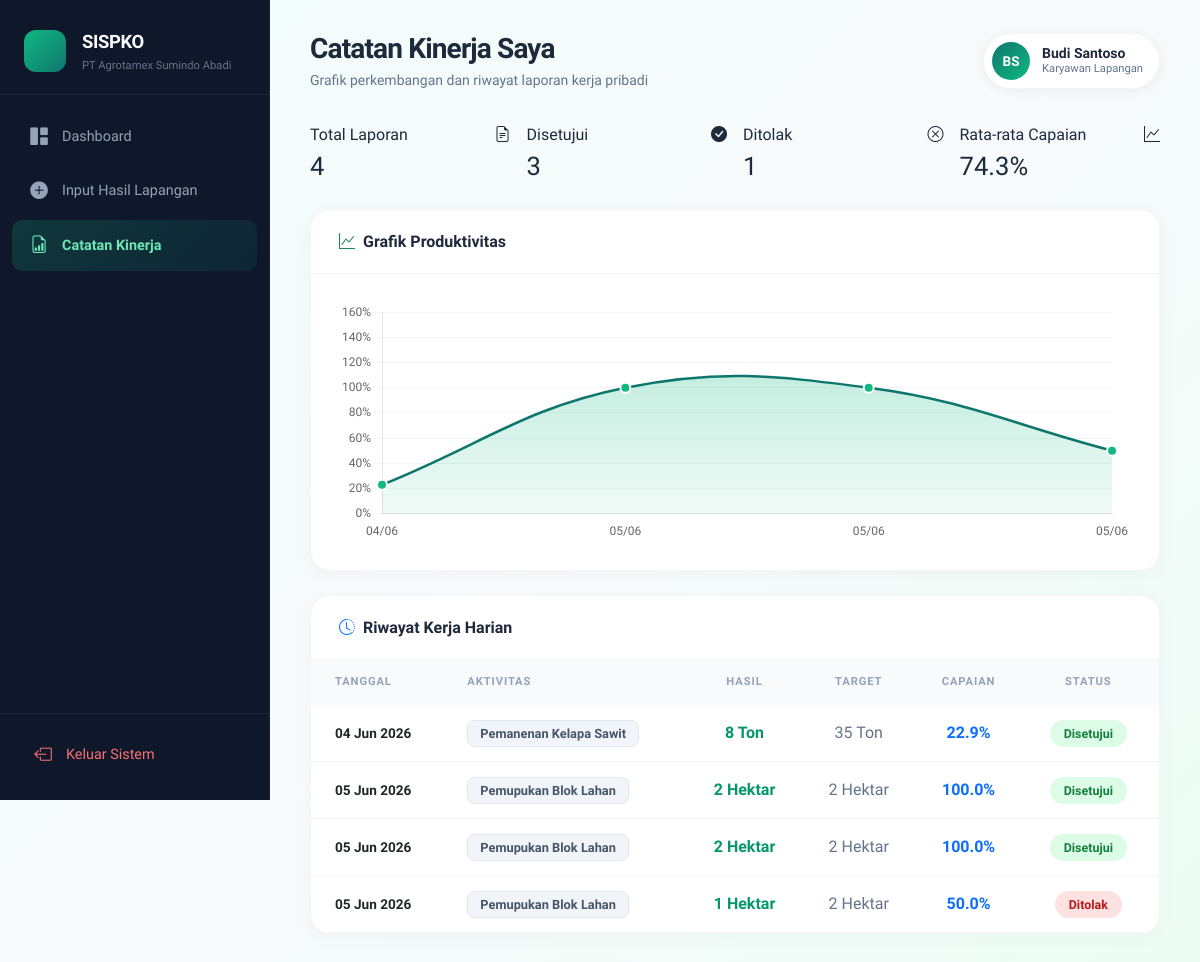
Screenshot of /catatan_kinerja.php (signed in) with the database file from the repository.
### tables this page shows
CREATE TABLE `aktivitas` (
  `id_aktivitas` int(11) NOT NULL,
  `id_user` int(11) DEFAULT NULL,
  `tanggal` date NOT NULL,
  `jenis_pekerjaan` varchar(100) NOT NULL,
  `hasil_kerja` int(11) NOT NULL,
  `target_kerja` int(11) NOT NULL,
  `satuan` varchar(20) DEFAULT NULL,
  `foto_bukti` varchar(255) NOT NULL,
  `status_verifikasi` enum('Pending','Disetujui','Ditolak') DEFAULT 'Pending'
);

### includes/karyawan_init.php (called while the page is built, shortened)
<?php
$id_user       = $_SESSION['id_user'];

### includes/target_helper.php (called while the page is built, shortened)
<?php
function daftarJenisPekerjaan() {
    return [
        'Pemanenan Kelapa Sawit' => [
            'satuan'         => 'Ton',
            'default_target' => 35,
            'step'           => 0.1,
            'placeholder'    => 'Contoh: 32.4',
        ],
        'Pemupukan Blok Lahan' => [
            'satuan'         => 'Hektar',
            'default_target' => 10,
            'step'           => 0.1,
            'placeholder'    => 'Contoh: 8.5',
        ],
        'Penyemprotan Gulma/Rumput' => [
            'satuan'         => 'Liter',
            'default_target' => 200,
            'step'           => 1,
            'placeholder'    => 'Contoh: 180',
        ],
    ];
}
function getInfoPekerjaan($jenis) {
    $daftar = daftarJenisPekerjaan();
    return $daftar[$jenis] ?? [
        'satuan'         => 'Unit',
        'default_target' => 1,
        'step'           => 0.1,
        'placeholder'    => 'Contoh: 10',
    ];
}
function getSatuanPekerjaan($jenis) {
    return getInfoPekerjaan($jenis)['satuan'];
}
function formatHasil($nilai, $satuan) {
    $num = is_numeric($nilai) ? (float) $nilai : 0;
    $formatted = (floor($num) == $num) ? number_format($num, 0) : number_format($num, 1);
    return $formatted . ' ' . $satuan;
}
function getSatuanAktivitas($row) {
    if (!empty($row['satuan'])) {
        return $row['satuan'];
    }
    return getSatuanPekerjaan($row['jenis_pekerjaan'] ?? '');
}

### catatan_kinerja.php (the view, shortened to what this page needs)
<?php
include 'includes/karyawan_init.php';
include_once 'includes/target_helper.php';
$q_total = mysqli_query($koneksi, "SELECT COUNT(*) as total,
             SUM(CASE WHEN status_verifikasi='Disetujui' THEN 1 ELSE 0 END) as disetujui,
             SUM(CASE WHEN status_verifikasi='Ditolak' THEN 1 ELSE 0 END) as ditolak,
             AVG(CASE WHEN status_verifikasi='Disetujui' THEN (hasil_kerja/target_kerja)*100 ELSE NULL END) as avg_prod
             FROM aktivitas WHERE id_user='$id_user'");
$data_rekap = mysqli_fetch_assoc($q_total);
$total_laporan             = $data_rekap['total'];
$total_disetujui           = $data_rekap['disetujui'];
$total_ditolak             = $data_rekap['ditolak'];
$rata_rata_produktivitas   = $data_rekap['avg_prod'] ?? 0;
$chart_labels = [];
$chart_data   = [];
$rows_kinerja = [];
$query = mysqli_query($koneksi, "SELECT * FROM aktivitas WHERE id_user='$id_user' ORDER BY tanggal ASC");
if ($query) {
    while ($row = mysqli_fetch_assoc($query)) {
        $persen = ($row['target_kerja'] > 0) ? ($row['hasil_kerja'] / $row['target_kerja']) * 100 : 0;
        $chart_labels[] = date('d/m', strtotime($row['tanggal']));
        $chart_data[]   = round($persen, 1);
        $rows_kinerja[] = $row;
    }
}
include 'includes/karyawan_header.php';
?>
<div class="stat-grid-4">
    <div class="stat-card workers">
        <div class="d-flex justify-content-between align-items-start">
            <div>
                <div class="stat-label">Total Laporan</div>
                <div class="stat-value" style="font-size:1.6rem;"><?= $total_laporan ?></div>
            </div>
            <div class="stat-icon"><i class="bi bi-file-earmark-text"></i></div>
        </div>
    </div>
    <div class="stat-card approved">
        <div class="d-flex justify-content-between align-items-start">
            <div>
                <div class="stat-label">Disetujui</div>
                <div class="stat-value" style="font-size:1.6rem;"><?= $total_disetujui ?></div>
            </div>
            <div class="stat-icon"><i class="bi bi-check-circle-fill"></i></div>
        </div>
    </div>
    <div class="stat-card pending">
        <div class="d-flex justify-content-between align-items-start">
            <div>
                <div class="stat-label">Ditolak</div>
                <div class="stat-value" style="font-size:1.6rem;"><?= $total_ditolak ?></div>
            </div>
            <div class="stat-icon"><i class="bi bi-x-circle"></i></div>
        </div>
    </div>
    <div class="stat-card ton">
        <div class="d-flex justify-content-between align-items-start">
            <div>
                <div class="stat-label">Rata-rata Capaian</div>
                <div class="stat-value" style="font-size:1.6rem;"><?= number_format($rata_rata_produktivitas, 1) ?>%
                </div>
            </div>
            <div class="stat-icon"><i class="bi bi-graph-up"></i></div>
        </div>
    </div>
</div>
<div class="panel mb-4">
    <div class="panel-header">
        <h5><i class="bi bi-graph-up text-success"></i> Grafik Produktivitas</h5>
    </div>
    <div class="panel-body">
        <?php if (empty($rows_kinerja)): ?>
        <div class="empty-state py-4">
            <i class="bi bi-bar-chart"></i>
            <p>Belum ada data untuk grafik</p>
        </div>
        <?php else: ?>
        <div class="chart-wrapper-sm">
            <canvas id="karyawanLineChart"></canvas>
        </div>
        <?php endif; ?>
    </div>
</div>
<div class="panel">
    <div class="panel-header">
        <h5><i class="bi bi-clock-history text-primary"></i> Riwayat Kerja Harian</h5>
    </div>
    <?php if (empty($rows_kinerja)): ?>
    <div class="empty-state">
        <i class="bi bi-inbox"></i>
        <p>Belum ada histori data kinerja</p>
    </div>
    <?php else: ?>
    <div class="table-responsive">
        <table class="table table-modern align-middle">
            <thead>
                <tr>
                    <th class="ps-4">Tanggal</th>
                    <th>Aktivitas</th>
                    <th class="text-center">Hasil</th>
                    <th class="text-center">Target</th>
                    <th class="text-center">Capaian</th>
                    <th class="text-center pe-4">Status</th>
                </tr>
            </thead>
            <tbody>
                <?php foreach ($rows_kinerja as $row):
                    $satuan = getSatuanAktivitas($row);
                    $persen = ($row['target_kerja'] > 0) ? ($row['hasil_kerja'] / $row['target_kerja']) * 100 : 0;
                    $badge_class = ($row['status_verifikasi'] == 'Disetujui') ? 'approved' : (($row['status_verifikasi'] == 'Ditolak') ? 'rejected' : 'pending');
                ?>
                <tr>
                    <td class="ps-4 fw-semibold" style="font-size:0.85rem;">
                        <?= date('d M Y', strtotime($row['tanggal'])) ?></td>
                    <td><span class="job-badge"><?= htmlspecialchars($row['jenis_pekerjaan']) ?></span></td>
                    <td class="text-center"><span
                            class="ton-value"><?= formatHasil($row['hasil_kerja'], $satuan) ?></span></td>
                    <td class="text-center" style="color:var(--muted);">
                        <?= formatHasil($row['target_kerja'], $satuan) ?></td>
                    <td class="text-center fw-bold text-primary"><?= number_format($persen, 1) ?>%</td>
                    <td class="text-center pe-4"><span
                            class="status-badge <?= $badge_class ?>"><?= htmlspecialchars($row['status_verifikasi']) ?></span>
                    </td>
                </tr>
                <?php endforeach; ?>
            </tbody>
        </table>
    </div>
    <?php endif; ?>
</div>
<?php if (!empty($chart_labels)): ?>
<script>
const ctx = document.getElementById('karyawanLineChart');
const gradient = ctx.getContext('2d').createLinearGradient(0, 0, 0, 240);
gradient.addColorStop(0, 'rgba(16, 185, 129, 0.35)');
gradient.addColorStop(1, 'rgba(16, 185, 129, 0.02)');
new Chart(ctx, {
    type: 'line',
    data: {
        labels: <?= json_encode($chart_labels) ?>,
        datasets: [{
            label: 'Capaian (%)',
            data: <?= json_encode($chart_data) ?>,
            borderColor: '#0f766e',
            backgroundColor: gradient,
            borderWidth: 2.5,
            fill: true,
            tension: 0.4,
            pointBackgroundColor: '#10b981',
            pointBorderColor: '#fff',
            pointBorderWidth: 2,
            pointRadius: 5,
        }]
    },
    options: {
        responsive: true,
        maintainAspectRatio: false,
        plugins: {
            legend: {
                display: false
            }
        },
        scales: {
            y: {
                beginAtZero: true,
                suggestedMax: 150,
                ticks: {
                    callback: v => v + '%',
                    font: {
                        family: 'Plus Jakarta Sans'
                    }
                },
                grid: {
                    color: '#f1f5f9'
                }
            },
            x: {
                grid: {
                    display: false
                },
                ticks: {
                    font: {
                        family: 'Plus Jakarta Sans'
                    }
                }
            }
        }
    }
});
</script>
<?php endif; ?>
<?php include 'includes/karyawan_footer.php'; ?>

### assets/css/manajer.css (style rules this page uses)
:root { --sidebar-w: 270px; --primary: #0f766e; --primary-dark: #0d5f58; --accent: #10b981; --surface: #f0fdfa; --text: #1e293b; --muted: #64748b; --sidebar-bg: #0f172a; --sidebar-hover: rgba(255,255,255,0.06); }
* { box-sizing: border-box; }
body { background: linear-gradient(135deg, #f0fdfa 0%, #f8fafc 50%, #ecfdf5 100%); font-family: 'Plus Jakarta Sans', sans-serif; color: var(--text); min-height: 100vh; }
.panel { background: white; border-radius: 20px; border: 1px solid rgba(0,0,0,0.04); box-shadow: 0 4px 20px rgba(0,0,0,0.03); overflow: hidden; }
.panel-header { padding: 22px 28px; border-bottom: 1px solid #f1f5f9; display: flex; justify-content: space-between; align-items: center; flex-wrap: wrap; gap: 12px; }
.panel-header h5 { font-weight: 700; font-size: 1rem; margin: 0; display: flex; align-items: center; gap: 8px; }
.panel-body { padding: 28px; }
.table-modern { margin: 0; }
.table-modern thead th { background: #f8fafc; color: #94a3b8; font-size: 0.7rem; font-weight: 700; text-transform: uppercase; letter-spacing: 0.08em; padding: 14px 20px; border: none; }
.table-modern tbody td { padding: 16px 20px; border-color: #f1f5f9; vertical-align: middle; }
.table-modern tbody tr { transition: background 0.15s; }
.job-badge { background: #f1f5f9; color: #475569; font-size: 0.8rem; font-weight: 600; padding: 5px 12px; border-radius: 8px; border: 1px solid #e2e8f0; }
.ton-value { font-weight: 800; color: #059669; font-size: 1rem; }
.status-badge { font-size: 0.78rem; font-weight: 600; padding: 6px 14px; border-radius: 20px; }
.status-badge.approved { background: #dcfce7; color: #15803d; }
.status-badge.rejected { background: #fee2e2; color: #b91c1c; }
.stat-grid-4 { display: grid; grid-template-columns: repeat(4, 1fr); gap: 16px; margin-bottom: 24px; }
.chart-wrapper-sm { position: relative; height: 240px; }

### rows the page displays
aktivitas: tanggal "04 Jun 2026", jenis_pekerjaan "Pemanenan Kelapa Sawit", formatHasil($row['hasil_kerja'], $satuan) "8 Ton", formatHasil($row['target_kerja'], $satuan) "35 Ton", persen "22.9", status_verifikasi "Disetujui"
aktivitas: tanggal "05 Jun 2026", jenis_pekerjaan "Pemupukan Blok Lahan", formatHasil($row['hasil_kerja'], $satuan) "2 Hektar", formatHasil($row['target_kerja'], $satuan) "2 Hektar", persen "100.0", status_verifikasi "Disetujui"
aktivitas: tanggal "05 Jun 2026", jenis_pekerjaan "Pemupukan Blok Lahan", formatHasil($row['hasil_kerja'], $satuan) "2 Hektar", formatHasil($row['target_kerja'], $satuan) "2 Hektar", persen "100.0", status_verifikasi "Disetujui"
aktivitas: tanggal "05 Jun 2026", jenis_pekerjaan "Pemupukan Blok Lahan", formatHasil($row['hasil_kerja'], $satuan) "1 Hektar", formatHasil($row['target_kerja'], $satuan) "2 Hektar", persen "50.0", status_verifikasi "Ditolak"

### other values shown
$menu['label'] "Dashboard"
$menu['label'] "Input Hasil Lapangan"
$menu['label'] "Catatan Kinerja"
$pageHeading "Catatan Kinerja Saya"
$pageSubtitle "Grafik perkembangan dan riwayat laporan kerja pribadi"
$initials "BS"
$nama_karyawan "Budi Santoso"
$total_laporan "4"
$total_disetujui "3"
$total_ditolak "1"
$rata_rata_produktivitas "74.3"
chart data {{ json_encode($chart_data) }} [22.9,100,100,50]
